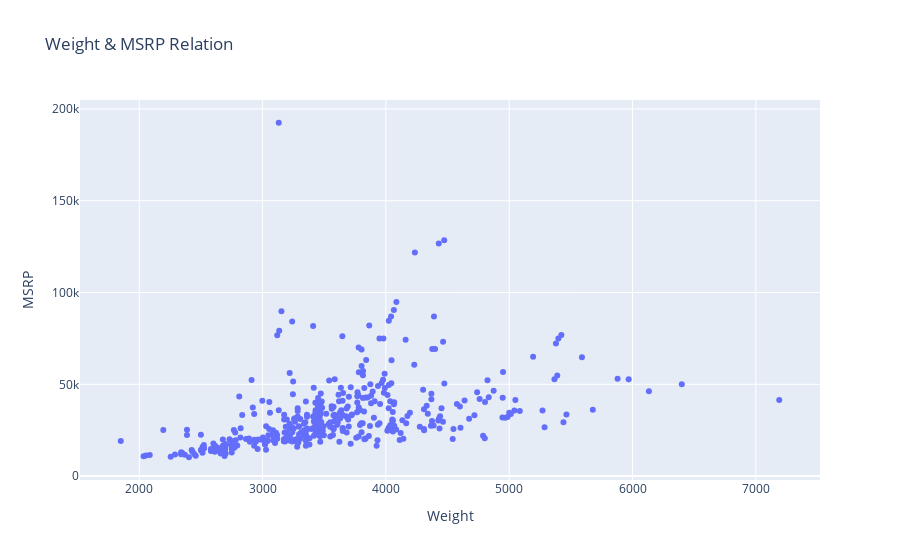

Notebook code cell kept with this figure:
### Code cell
px.scatter(data_frame=df,x='Weight',y='MSRP',title='Weight & MSRP Relation')

### Figure 1 — Plotly figure (JSON) as saved in the notebook; plotly's stock layout.template omitted (floating-point values rounded to 4 significant figures; data arrays with more than 128 entries replaced by an {"elided": "..."} marker saying what was removed)
{"data": [{"hovertemplate": "Weight=%{x}<br>MSRP=%{y}<extra></extra>", "legendgroup": "", "marker": {"color": "#636efa", "symbol": "circle"}, "mode": "markers", "name": "", "orientation": "v", "showlegend": false, "type": "scatter", "x": {"elided": "428 int values"}, "xaxis": "x", "y": {"elided": "428 int values"}, "yaxis": "y"}], "layout": {"legend": {"tracegroupgap": 0}, "title": {"text": "Weight & MSRP Relation"}, "xaxis": {"anchor": "y", "domain": [0, 1], "title": {"text": "Weight"}}, "yaxis": {"anchor": "x", "domain": [0, 1], "title": {"text": "MSRP"}}}}
